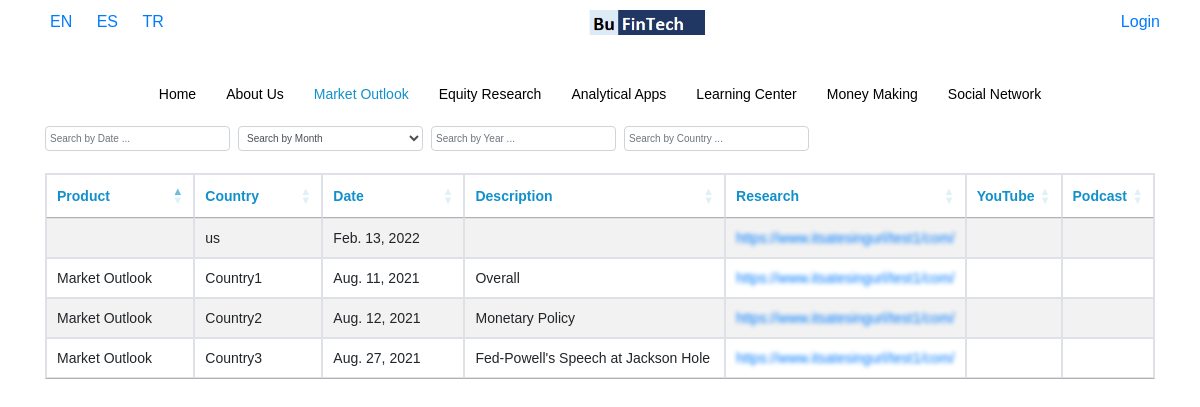
The page /en/market-outlook on the database as committed earlier.
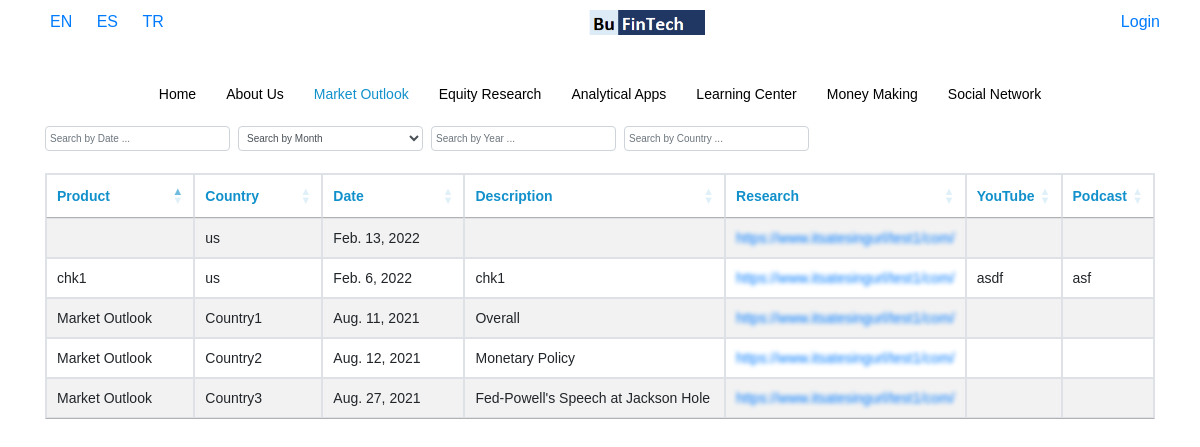
The same page on the database as committed later.
### base/models.py (models this page shows, shortened)
class market(models.Model):
    Date = models.DateField()
    Product = models.CharField(max_length=50,blank=True)
    Description = models.CharField(max_length=500,blank=True)
    Research = models.FileField(upload_to=market_path)
    YouTube = models.CharField(max_length=50,blank=True)
    Podcast = models.CharField(max_length=50,blank=True)
    Language = models.CharField(max_length=50,blank=True)
    Country = models.CharField(max_length=50,blank=True,null=True)
    class Meta:
        verbose_name = "Market Outlook"
        verbose_name_plural = "Market Outlook"

### base/views.py (the view)
# urls.py: re_path(r'^(?P<Language>[a-z]{2})/market-outlook$', views.market_outlook, name='market_outlook'),
def market_outlook(request, Language):
    display_url = True
    try:
        user_payment = Api_key.objects.get(user = request.user)
    except:
        user_payment = None
    if user_payment != None:
        pass
    else:
        display_url = False
    setCurrentLanguage(request, Language)
    nav_items = ListPage.objects.filter(Language=request.session['current_language']).values_list("Menu_Name","url").distinct()
    hidden = [0,6]
    try:
        obj = market.objects.filter(Language = request.session['current_language'])
        data = serializers.serialize("python",market.objects.filter(Language = request.session['current_language']) )
        return render (request,'base/market.html',{'display_url':display_url, 'values':obj,'table_form':MarketForm(),'data':data , 'hidden': hidden, 'nav_items':nav_items,'Language':Language})
    except Exception as e:
        return render (request,'base/market.html',{'display_url':display_url,'message':"No data found!",'nav_items':nav_items,'Language':Language})

### base/forms.py
class MarketForm(ModelForm):
    class Meta:
        model = market
        fields = '__all__'

### base/templatetags/current_url.py (called while the page is built)
@register.filter
def current_url(value, url):
    url = url[4:]
    value = value.replace("_","-")
    if value == "analytic-apps":
        value = "analytical-apps"
    print(value, url)
    result = re.search(value , url)
    if result != None:
        return True

### base/views.py (called while the page is built)
def setCurrentLanguage(request, Language):
    request.session['current_language'] = Language
    return

### base/templates/base/market.html (shortened to what this page needs)
{% extends 'base/home.html' %}
{% load static %}
{% block content %}
<div class="container">
    <div class=" d-block d-md-flex">
        <input style="height: 25px; font-size: 10px; padding: 4px;" type="text" placeholder="Search by Date ..." id="market_search" class="form-control col-12 col-md-2 mt-2 mt-md-0 datepicker mr-2">
        <select style="height: 25px; font-size: 10px; padding: 4px;" class="form-control col-12 col-md-2 mt-2 mt-md-0 mr-2" id="market_search_month" title="Search by Month">
            <option value="">Search by Month</option>
        </select>
        <input style="height: 25px; font-size: 10px; padding: 4px;" type="number" placeholder="Search by Year ..." id="market_search_year" class="form-control col-12 col-md-2 mt-2 mt-md-0 mr-2">
        <input style="height: 25px; font-size: 10px; padding: 4px;" type="text" placeholder="Search by Country ..." id="market_search_country" class="form-control col-12 col-md-2 mt-2 mt-md-0 mr-2">
    </div>
	<br />
    <div class="width">
    <table id="example" class="table table-striped table-bordered" style="width:100%">
        <thead>
            <tr>
                <th>Product</th>
                <th>Country</th>
                <th>Date</th>
                <th>Description</th>
                <th>Research</th>
                <th>YouTube</th>
                <th>Podcast</th>
            </tr>
        </thead>
        <tbody>
            {% for d in data %}
                <tr>
                    <td>{{d.fields.Product}}</td>
                    <td>{{d.fields.Country}}</td>
                    <td>{{d.fields.Date}}</td>
                    <td>{{d.fields.Description}}</td>
                    {% if display_url == False %}
                        <td style="min-width: 203px;">
                            <a class="blurLinks" href="{% url 'payment' %}" onmouseover="hov(this)" onmouseout="hovOut(this)">https://www.itsatesingurl/test1/com/</a>
                        </td>
                    {% else %}
                        <td> <a  href="{{value}}">{{d.fields.Research}}</a></td>
                    {% endif %}
                    <td>{{d.fields.YouTube}}</td>
                    <td>{{d.fields.Podcast}}</td>
                </tr>
            {% endfor %}
        </tbody>
    </table>
    </div>
	<br />
</div>
{% endblock content %}

Rows that differ between the two databases and show on the page:
added market: fields.Product "chk1", fields.Country "us", fields.Date "Feb. 6, 2022", fields.Description "chk1", fields.YouTube "asdf", fields.Podcast "asf"
Other text that changed with them:
new list line: "https://www.itsatesingurl/test1/com/"
